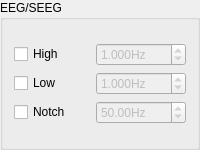
      <widget class="QGroupBox" name="groupBox_2">
       <property name="sizePolicy">
        <sizepolicy hsizetype="Expanding" vsizetype="Expanding">
         <horstretch>0</horstretch>
         <verstretch>0</verstretch>
        </sizepolicy>
       </property>
       <property name="minimumSize">
        <size>
         <width>150</width>
         <height>150</height>
        </size>
       </property>
       <property name="title">
        <string>EEG/SEEG</string>
       </property>
       <layout class="QVBoxLayout" name="verticalLayout">
        <item>
         <layout class="QGridLayout" name="gridLayout">
          <item row="0" column="0" colspan="2">
           <widget class="QCheckBox" name="checkEegHigh">
            <property name="sizePolicy">
             <sizepolicy hsizetype="Preferred" vsizetype="Fixed">
              <horstretch>0</horstretch>
              <verstretch>0</verstretch>
             </sizepolicy>
            </property>
            <property name="text">
             <string>High</string>
            </property>
           </widget>
          </item>
          <item row="0" column="2">
           <widget class="QDoubleSpinBox" name="spEegHP">
            <property name="enabled">
             <bool>false</bool>
            </property>
            <property name="sizePolicy">
             <sizepolicy hsizetype="Preferred" vsizetype="Fixed">
              <horstretch>0</horstretch>
              <verstretch>1</verstretch>
             </sizepolicy>
            </property>
            <property name="maximumSize">
             <size>
              <width>90</width>
              <height>16777215</height>
             </size>
            </property>
            <property name="suffix">
             <string>Hz</string>
            </property>
            <property name="decimals">
             <number>3</number>
            </property>
            <property name="minimum">
             <double>0.001000000000000</double>
            </property>
            <property name="maximum">
             <double>1000.000000000000000</double>
            </property>
            <property name="value">
             <double>1.000000000000000</double>
            </property>
           </widget>
          </item>
          <item row="1" column="0" colspan="2">
           <widget class="QCheckBox" name="checkEegLow">
            <property name="sizePolicy">
             <sizepolicy hsizetype="Preferred" vsizetype="Fixed">
              <horstretch>0</horstretch>
              <verstretch>0</verstretch>
             </sizepolicy>
            </property>
            <property name="text">
             <string>Low</string>
            </property>
           </widget>
          </item>
          <item row="1" column="2">
           <widget class="QDoubleSpinBox" name="spEegLP">
            <property name="enabled">
             <bool>false</bool>
            </property>
            <property name="sizePolicy">
             <sizepolicy hsizetype="Expanding" vsizetype="Fixed">
              <horstretch>0</horstretch>
              <verstretch>0</verstretch>
             </sizepolicy>
            </property>
            <property name="maximumSize">
             <size>
              <width>90</width>
              <height>16777215</height>
             </size>
            </property>
            <property name="suffix">
             <string>Hz</string>
            </property>
            <property name="decimals">
             <number>3</number>
            </property>
            <property name="minimum">
             <double>0.001000000000000</double>
            </property>
            <property name="maximum">
             <double>1000.000000000000000</double>
            </property>
            <property name="value">
             <double>1.000000000000000</double>
            </property>
           </widget>
          </item>
          <item row="2" column="2">
           <widget class="QDoubleSpinBox" name="spNotchEEG">
            <property name="enabled">
             <bool>false</bool>
            </property>
            <property name="sizePolicy">
             <sizepolicy hsizetype="Expanding" vsizetype="Fixed">
              <horstretch>0</horstretch>
              <verstretch>0</verstretch>
             </sizepolicy>
            </property>
            <property name="maximumSize">
             <size>
              <width>90</width>
              <height>16777215</height>
             </size>
            </property>
            <property name="suffix">
             <string>Hz</string>
            </property>
            <property name="decimals">
             <number>2</number>
            </property>
            <property name="minimum">
             <double>0.000000000000000</double>
            </property>
            <property name="maximum">
             <double>1000.000000000000000</double>
            </property>
            <property name="value">
             <double>50.000000000000000</double>
            </property>
           </widget>
          </item>
          <item row="2" column="0" colspan="2">
           <widget class="QCheckBox" name="cbNotchEEG">
            <property name="sizePolicy">
             <sizepolicy hsizetype="Preferred" vsizetype="Fixed">
              <horstretch>0</horstretch>
              <verstretch>0</verstretch>
             </sizepolicy>
            </property>
            <property name="text">
             <string>Notch</string>
            </property>
           </widget>
          </item>
         </layout>
        </item>
       </layout>
      </widget>
